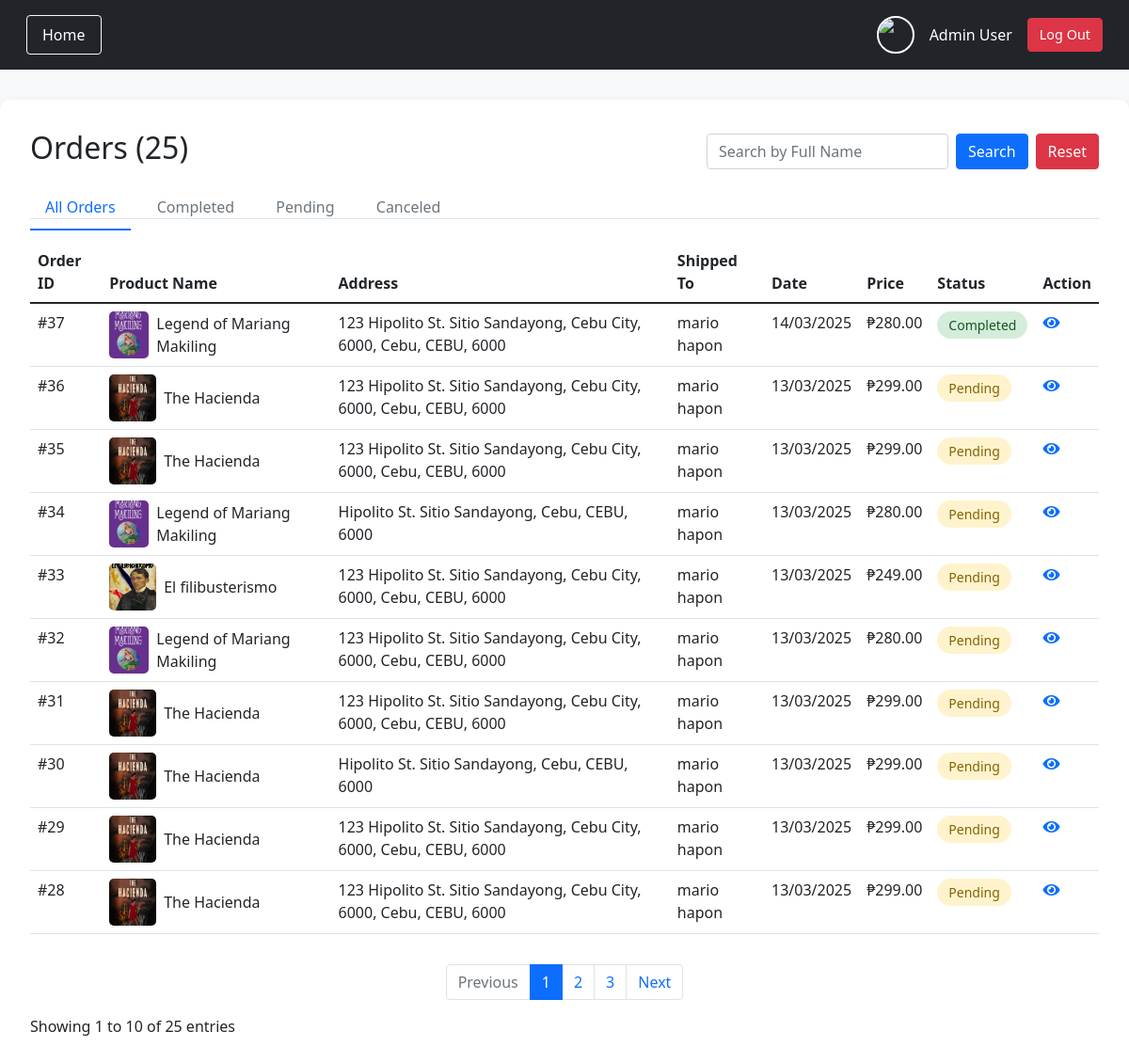
Page /admin/view_orders.php (signed in) on the committed database.
### tables this page shows
CREATE TABLE `orders` (
  `id` int(11) NOT NULL,
  `user_id` int(11) NOT NULL,
  `total` decimal(10,2) NOT NULL,
  `shipping_address` text NOT NULL,
  `payment_method` varchar(50) NOT NULL,
  `order_date` timestamp NOT NULL DEFAULT current_timestamp(),
  `status` varchar(50) NOT NULL DEFAULT 'pending',
  `email` varchar(255) DEFAULT NULL,
  `first_name` varchar(100) DEFAULT NULL,
  `last_name` varchar(100) DEFAULT NULL,
  `mobile` varchar(20) DEFAULT NULL,
  `address` text DEFAULT NULL,
  `city` varchar(100) DEFAULT NULL,
  `state` varchar(100) DEFAULT NULL,
  `zipcode` varchar(20) DEFAULT NULL,
  `payment_receipt` varchar(255) DEFAULT NULL
);

CREATE TABLE `users` (
  `id` int(11) NOT NULL,
  `fname` varchar(50) NOT NULL,
  `lname` varchar(50) NOT NULL,
  `email` varchar(100) NOT NULL,
  `pass` varchar(255) NOT NULL,
  `phone` varchar(15) NOT NULL,
  `address` text NOT NULL,
  `created_at` timestamp NOT NULL DEFAULT current_timestamp(),
  `profile_image` varchar(255) DEFAULT NULL
);

### admin/view_orders.php (the view, shortened to what this page needs)
<?php
@include '../db_connect.php';
$fname = $_SESSION['fname'];
$lname = $_SESSION['lname'];
$profile_image = '../uploads/default.jpg';
$status_filter = isset($_GET['status']) ? trim($_GET['status']) : 'all';
$total_orders_query = "SELECT COUNT(*) FROM orders";
if ($status_filter !== 'all') {
    $total_orders_query .= " WHERE status = ?";
    $stmt = mysqli_prepare($conn, $total_orders_query);
    mysqli_stmt_bind_param($stmt, "s", $status_filter);
    mysqli_stmt_execute($stmt);
    $total_orders = mysqli_fetch_row(mysqli_stmt_get_result($stmt))[0];
    mysqli_stmt_close($stmt);
} else {
    $total_orders_query = mysqli_query($conn, $total_orders_query);
    $total_orders = mysqli_fetch_row($total_orders_query)[0];
}
$search = isset($_GET['search']) ? trim($_GET['search']) : '';
$items_per_page = 10;
$page = isset($_GET['page']) && is_numeric($_GET['page']) ? max(1, $_GET['page']) : 1;
$start = ($page - 1) * $items_per_page;
$sql = "SELECT o.id AS order_id,
        GROUP_CONCAT(b.title SEPARATOR ', ') AS titles,
        GROUP_CONCAT(b.book_image SEPARATOR ',') AS book_images,
        o.shipping_address, o.order_date,
        (SELECT SUM(oi.price * oi.quantity) FROM order_items oi WHERE oi.order_id = o.id) AS total,
        o.status, u.fname, u.lname
        FROM orders o
        JOIN users u ON o.user_id = u.id
        JOIN order_items oi ON o.id = oi.order_id
        JOIN books b ON oi.book_id = b.isbn";
$sql .= " GROUP BY o.id ORDER BY o.id DESC";
$stmt = mysqli_prepare($conn, $sql);
mysqli_stmt_execute($stmt);
$result = mysqli_stmt_get_result($stmt);
$orders = [];
while ($row = mysqli_fetch_assoc($result)) {
    $orders[] = $row;
}
$total_pages = ceil(count($orders) / $items_per_page);
$paginated_orders = array_slice($orders, $start, $items_per_page);
?>
<!DOCTYPE html>
<html lang="en">
<head>
    <link href="https://cdn.jsdelivr.net/npm/bootstrap@5.1.3/dist/css/bootstrap.min.css" rel="stylesheet">
    <link rel="stylesheet" href="https://cdnjs.cloudflare.com/ajax/libs/font-awesome/5.15.4/css/all.min.css">
</head>
<body>
    <nav class="navbar navbar-expand-lg">
        <div class="container-fluid">
            <div class="nav-links">
                <a href="../admin/admin_dashboard.php" class="btn btn-outline-light">Home</a>
            </div>
            <div class="profile-info">
                <img src="<?php echo $profile_image; ?>" alt="Admin Profile">
                <span class="text-white"><?php echo $fname . " " . $lname; ?></span>
                <a href="../admin/logout.php" class="btn btn-danger">Log Out</a>
            </div>
        </div>
    </nav>
    <div class="container">
        <div class="d-flex justify-content-between align-items-center mb-4">
            <h2>Orders (<?php echo $total_orders; ?>)</h2>
            <div class="search-bar">
                <form method="GET" class="d-flex gap-2">
                    <input type="text" class="form-control" name="search" placeholder="Search by Full Name" value="<?php echo isset($_GET['search']) ? htmlspecialchars($_GET['search']) : ''; ?>">
                    <button type="submit" class="btn btn-primary">Search</button>
                    <a href="view_orders.php?status=<?php echo htmlspecialchars($status_filter); ?>" class="btn btn-danger">Reset</a>
                </form>
            </div>
        </div>
        <div class="tab-nav">
            <a href="view_orders.php?status=all&search=<?php echo htmlspecialchars($search); ?>"
                class="<?php echo $status_filter === 'all' ? 'active' : ''; ?>">All Orders</a>
            <a href="view_orders.php?status=completed&search=<?php echo htmlspecialchars($search); ?>"
                class="<?php echo $status_filter === 'completed' ? 'active' : ''; ?>">Completed</a>
            <a href="view_orders.php?status=pending&search=<?php echo htmlspecialchars($search); ?>"
                class="<?php echo $status_filter === 'pending' ? 'active' : ''; ?>">Pending</a>
            <a href="view_orders.php?status=canceled&search=<?php echo htmlspecialchars($search); ?>"
                class="<?php echo $status_filter === 'canceled' ? 'active' : ''; ?>">Canceled</a>
        </div>
        <?php if (empty($paginated_orders)): ?>
            <p>No orders found.</p>
        <?php else: ?>
            <table class="table table-hover">
                <thead>
                    <tr>
                        <th>Order ID</th>
                        <th>Product Name</th>
                        <th>Address</th>
                        <th>Shipped To</th>
                        <th>Date</th>
                        <th>Price</th>
                        <th>Status</th>
                        <th>Action</th>
                    </tr>
                </thead>
                <tbody>
                    <?php foreach ($paginated_orders as $order): ?>
                        <tr>
                            <td>#<?php echo htmlspecialchars($order['order_id']); ?></td>
                            <td>
                                <?php
                                $titles = explode(', ', $order['titles']);
                                $images = explode(',', $order['book_images']);
                                echo '<div class="product-cell">';
                                for ($i = 0; $i < count($titles); $i++):
                                    $image = !empty($images[$i]) ? htmlspecialchars(trim($images[$i])) : 'default_book.png';
                                ?>
                                    <div class="book-item">
                                        <img src="../images/<?php echo $image; ?>" alt="Product">
                                        <span><?php echo htmlspecialchars($titles[$i]); ?></span>
                                    </div>
                                <?php endfor; ?>
    </div>
    </td>
    <td><?php echo htmlspecialchars($order['shipping_address']); ?></td>
    <td><?php echo htmlspecialchars($order['fname'] . ' ' . $order['lname']); ?></td>
    <td><?php echo date('d/m/Y', strtotime($order['order_date'])); ?></td>
    <td>₱<?php echo number_format($order['total'], 2); ?></td>
    <td><span class="status <?php echo strtolower($order['status']); ?>"><?php echo ucfirst($order['status']); ?></span></td>
    <td class="actions"><a href="order_details.php?id=<?php echo $order['order_id']; ?>"><i class="fas fa-eye"></i></a></td>
    </tr>
<?php endforeach; ?>
</tbody>
</table>
<nav aria-label="Page navigation">
    <ul class="pagination">
        <li class="page-item <?php echo $page <= 1 ? 'disabled' : ''; ?>">
            <a class="page-link" href="?page=<?php echo $page - 1; ?>&status=<?php echo $status_filter; ?>&search=<?php echo $search; ?>">Previous</a>
        </li>
        <?php for ($i = 1; $i <= $total_pages; $i++): ?>
            <li class="page-item <?php echo $i === $page ? 'active' : ''; ?>">
                <a class="page-link" href="?page=<?php echo $i; ?>&status=<?php echo $status_filter; ?>&search=<?php echo $search; ?>"><?php echo $i; ?></a>
            </li>
        <?php endfor; ?>
        <li class="page-item <?php echo $page >= $total_pages ? 'disabled' : ''; ?>">
            <a class="page-link" href="?page=<?php echo $page + 1; ?>&status=<?php echo $status_filter; ?>&search=<?php echo $search; ?>">Next</a>
        </li>
    </ul>
</nav>
<p>Showing <?php echo $start + 1; ?> to <?php echo min($start + $items_per_page, $total_orders); ?> of <?php echo $total_orders; ?> entries</p>
<?php endif; ?>
</div>
</body>
</html>

### admin/view_orders.php (style rules this page uses)
body { font-family: 'Segoe UI', Tahoma, Geneva, Verdana, sans-serif; background-color: #f8f9fa; }
.navbar { background-color: #212529; padding: 1rem; }
.navbar a { color: #fff; text-decoration: none; padding: 0.5rem 1rem; transition: all 0.3s ease; }
.profile-info { display: flex; align-items: center; gap: 1rem; }
.profile-info img { width: 40px; height: 40px; border-radius: 50%; object-fit: cover; border: 2px solid #fff; }
.profile-info span { color: #fff; font-weight: 500; }
.profile-info .btn-danger { padding: 0.375rem 0.75rem; font-size: 0.9rem; }
.container { max-width: 1200px; margin-top: 2rem; padding: 2rem; background: white; border-radius: 10px; box-shadow: 0 0.5rem 1rem rgba(0, 0, 0, 0.15); }
.product-cell { display: flex; flex-direction: column; gap: 0.5rem; }
.book-item { display: flex; align-items: center; gap: 0.5rem; }
.book-item img { width: 50px; height: 50px; object-fit: cover; border-radius: 5px; }
.status { padding: 0.25rem 0.75rem; border-radius: 15px; font-size: 0.875rem; display: inline-block; }
.status.completed { background-color: #d4edda; color: #155724; }
.status.pending { background-color: #fff3cd; color: #856404; }
.tab-nav { margin-bottom: 1.5rem; border-bottom: 1px solid #dee2e6; }
.tab-nav a { padding: 0.75rem 1rem; color: #6c757d; text-decoration: none; border-bottom: 2px solid transparent; margin-right: 0.5rem; }
.tab-nav a.active { color: #0d6efd; border-bottom: 2px solid #0d6efd; }
.search-bar { display: flex; gap: 0.5rem; }
.search-bar input { max-width: 300px; }
.pagination { margin-top: 2rem; justify-content: center; }

### rows in the picture
orders: id "37", i "Legend of Mariang Makiling", shipping_address "123 Hipolito St. Sitio Sandayong, Cebu City, 6000, Cebu, CEBU, 6000", user.lname "mario hapon", order_date "14/03/2025", total "280.00", status "Completed"
orders: id "36", i "The Hacienda", shipping_address "123 Hipolito St. Sitio Sandayong, Cebu City, 6000, Cebu, CEBU, 6000", user.lname "mario hapon", order_date "13/03/2025", total "299.00", status "Pending"
orders: id "35", i "The Hacienda", shipping_address "123 Hipolito St. Sitio Sandayong, Cebu City, 6000, Cebu, CEBU, 6000", user.lname "mario hapon", order_date "13/03/2025", total "299.00", status "Pending"
orders: id "34", i "Legend of Mariang Makiling", shipping_address "Hipolito St. Sitio Sandayong, Cebu, CEBU, 6000", user.lname "mario hapon", order_date "13/03/2025", total "280.00", status "Pending"
orders: id "33", shows a picture, i "El filibusterismo", shipping_address "123 Hipolito St. Sitio Sandayong, Cebu City, 6000, Cebu, CEBU, 6000", user.lname "mario hapon", order_date "13/03/2025", total "249.00", status "Pending"
orders: id "32", i "Legend of Mariang Makiling", shipping_address "123 Hipolito St. Sitio Sandayong, Cebu City, 6000, Cebu, CEBU, 6000", user.lname "mario hapon", order_date "13/03/2025", total "280.00", status "Pending"
orders: id "31", i "The Hacienda", shipping_address "123 Hipolito St. Sitio Sandayong, Cebu City, 6000, Cebu, CEBU, 6000", user.lname "mario hapon", order_date "13/03/2025", total "299.00", status "Pending"
orders: id "30", i "The Hacienda", shipping_address "Hipolito St. Sitio Sandayong, Cebu, CEBU, 6000", user.lname "mario hapon", order_date "13/03/2025", total "299.00", status "Pending"
orders: id "29", i "The Hacienda", shipping_address "123 Hipolito St. Sitio Sandayong, Cebu City, 6000, Cebu, CEBU, 6000", user.lname "mario hapon", order_date "13/03/2025", total "299.00", status "Pending"
orders: id "28", i "The Hacienda", shipping_address "123 Hipolito St. Sitio Sandayong, Cebu City, 6000, Cebu, CEBU, 6000", user.lname "mario hapon", order_date "13/03/2025", total "299.00", status "Pending"

### other values in the picture
$fname "Admin"
$lname "User"
$total_orders "25"
$start + 1 "1"
min($start + $items_per_page, $total_orders) "10"
